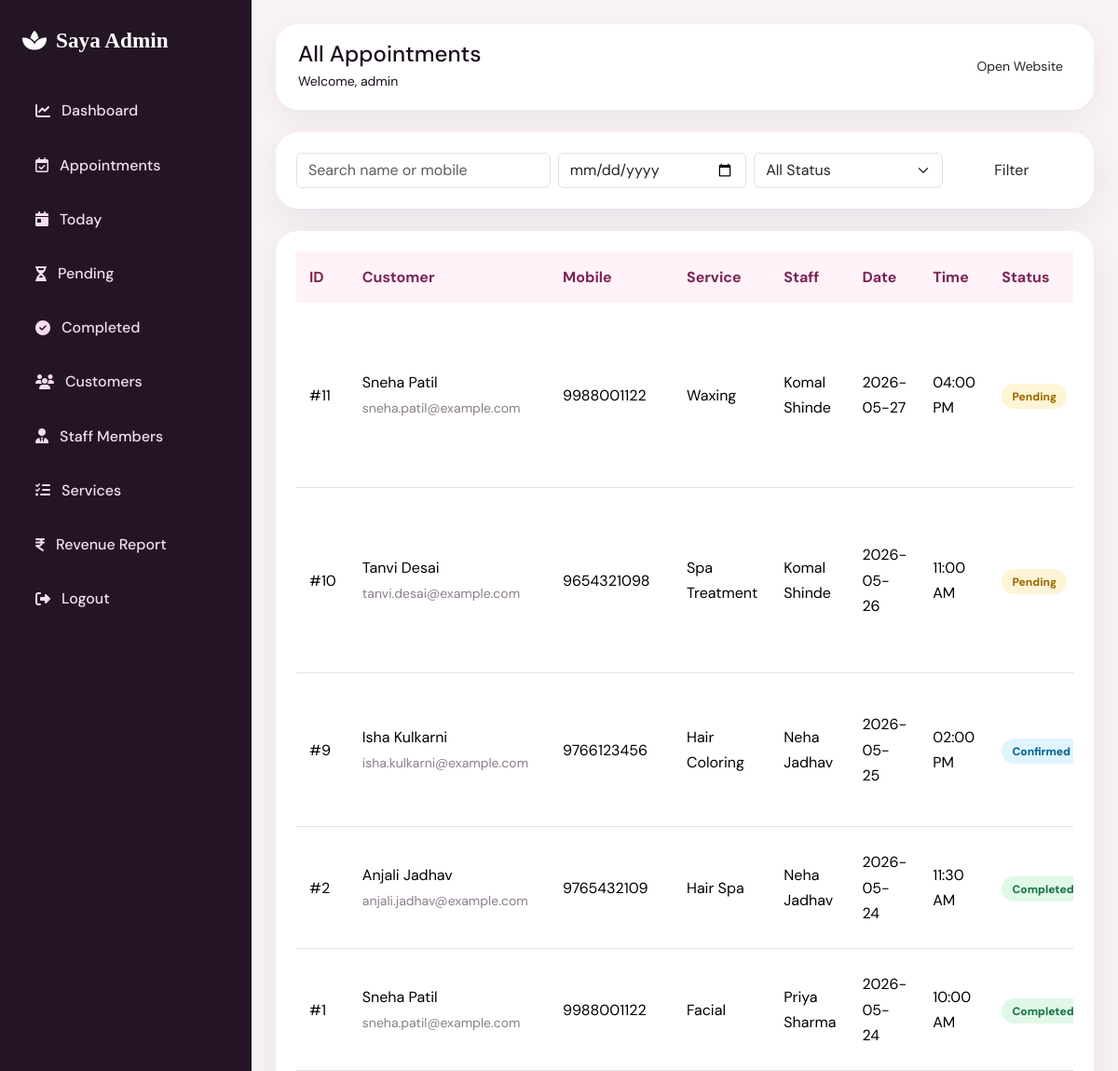
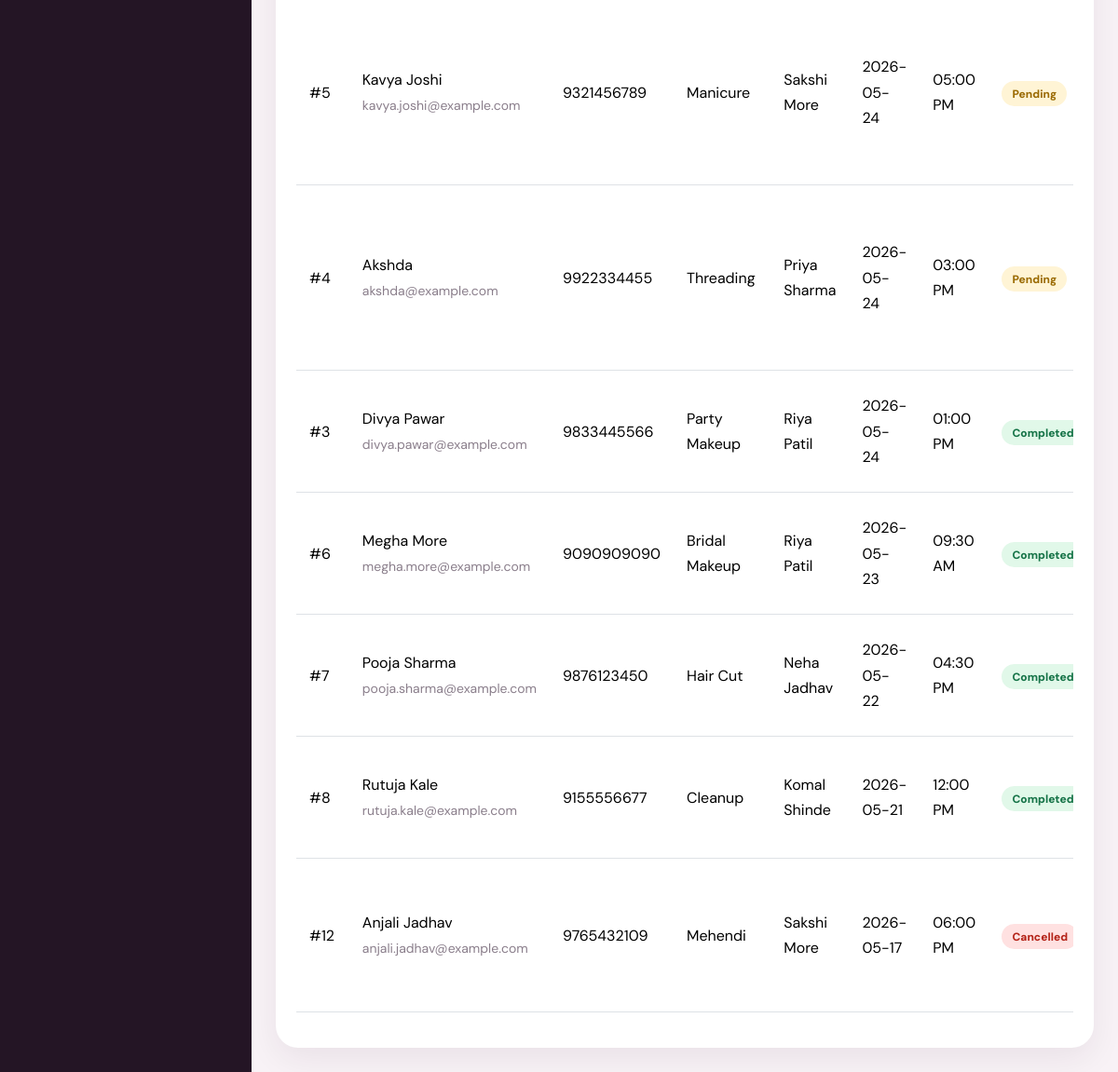
The app's page /appointments (signed in) with its own data (2 pictures, top to bottom).
### tables this page shows
CREATE TABLE appointments (
            id INTEGER PRIMARY KEY AUTOINCREMENT,
            customer_name TEXT NOT NULL,
            mobile TEXT NOT NULL,
            email TEXT,
            service_id INTEGER,
            staff_id INTEGER,
            appointment_date TEXT NOT NULL,
            appointment_time TEXT NOT NULL,
            message TEXT,
            status TEXT NOT NULL DEFAULT 'Pending',
            created_at TEXT NOT NULL,
            FOREIGN KEY(service_id) REFERENCES services(id),
            FOREIGN KEY(staff_id) REFERENCES staff(id)
        );

CREATE TABLE services (
            id INTEGER PRIMARY KEY AUTOINCREMENT,
            name TEXT NOT NULL,
            category TEXT NOT NULL,
            description TEXT,
            price REAL NOT NULL DEFAULT 0,
            duration TEXT,
            status TEXT NOT NULL DEFAULT 'Active',
            created_at TEXT NOT NULL
        );

CREATE TABLE staff (
            id INTEGER PRIMARY KEY AUTOINCREMENT,
            name TEXT NOT NULL,
            mobile TEXT,
            email TEXT,
            role TEXT NOT NULL,
            specialization TEXT,
            experience TEXT,
            salary REAL DEFAULT 0,
            joining_date TEXT,
            status TEXT NOT NULL DEFAULT 'Active',
            created_at TEXT NOT NULL
        );

### app.py (the view)
@app.route("/appointments")
@login_required
def appointments():
    search = request.args.get("search", "").strip()
    status = request.args.get("status", "").strip()
    app_date = request.args.get("date", "").strip()
    where = ["1=1"]
    params = []
    if search:
        where.append("(a.customer_name LIKE ? OR a.mobile LIKE ?)")
        params += [f"%{search}%", f"%{search}%"]
    if status:
        where.append("a.status=?")
        params.append(status)
    if app_date:
        where.append("a.appointment_date=?")
        params.append(app_date)
    rows = appointment_query(" AND ".join(where), tuple(params))
    return render_template("admin/appointments.html", appointments=rows, title="All Appointments")

### app.py (called while the page is built)
def login_required(view_func):
    @wraps(view_func)
    def wrapper(*args, **kwargs):
        if "user_id" not in session:
            flash("Please login to access manager dashboard.", "warning")
            return redirect(url_for("login"))
        return view_func(*args, **kwargs)
    return wrapper

def query_all(sql, params=()):
    conn = get_db_connection()
    rows = conn.execute(sql, params).fetchall()
    conn.close()
    return rows

@app.context_processor
def inject_now():
    return {"today_date": date.today().isoformat(), "current_year": datetime.now().year}

def appointment_query(where="1=1", params=()):
    return query_all(f"""
        SELECT a.*, s.name AS service_name, s.price AS service_price, st.name AS staff_name
        FROM appointments a
        LEFT JOIN services s ON a.service_id=s.id
        LEFT JOIN staff st ON a.staff_id=st.id
        WHERE {where}
        ORDER BY a.appointment_date DESC, a.appointment_time DESC
    """, params)

### database.py (called while the page is built)
def get_db_connection():
    os.makedirs(DB_DIR, exist_ok=True)
    conn = sqlite3.connect(DB_PATH)
    conn.row_factory = sqlite3.Row
    return conn

### templates/admin/appointments.html (shortened to what this page needs)
{% extends 'admin/admin_base.html' %}
{% block page_title %}{{ title or 'Appointments' }}{% endblock %}
{% block admin_content %}
<div class="panel mb-4">
  <form class="row g-2">
    <div class="col-md-4"><input class="form-control" name="search" placeholder="Search name or mobile" value="{{ request.args.get('search','') }}"></div>
    <div class="col-md-3"><input class="form-control" type="date" name="date" value="{{ request.args.get('date','') }}"></div>
    <div class="col-md-3"><select class="form-select" name="status"><option value="">All Status</option></select></div>
    <div class="col-md-2"><button class="btn btn-rose w-100">Filter</button></div>
  </form>
</div>
<div class="panel">{% include 'admin/partials/appointment_table.html' %}</div>
{% endblock %}

### templates/admin/partials/appointment_table.html (shortened to what this page needs)
<div class="table-responsive">
  <table class="table align-middle admin-table">
    <thead><tr><th>ID</th><th>Customer</th><th>Mobile</th><th>Service</th><th>Staff</th><th>Date</th><th>Time</th><th>Status</th><th>Action</th></tr></thead>
    <tbody>
    {% set rows = appointments if appointments is defined else recent %}
    {% for a in rows %}
      <tr>
        <td>#{{ a.id }}</td><td>{{ a.customer_name }}<br><small>{{ a.email }}</small></td><td>{{ a.mobile }}</td><td>{{ a.service_name or '-' }}</td><td>{{ a.staff_name or 'Any' }}</td><td>{{ a.appointment_date }}</td><td>{{ a.appointment_time }}</td>
        <td><span class="status status-{{ a.status|lower }}">{{ a.status }}</span></td>
      </tr>
    {% else %}
      <tr><td colspan="9" class="text-center text-muted py-4">No appointments found.</td></tr>
    {% endfor %}
    </tbody>
  </table>
</div>

### static/css/style.css (style rules this page uses)
:root { --plum: #2c0d2e; --plum-mid: #4a1550; --rose: #c8416b; --rose-lt: #e8758c; --gold: #c9983e; --gold-lt: #e8c97a; --cream: #fdf6ee; --petal: #fff0f5; --ink: #1a0d1c; --muted: #7e6b82; --white: #ffffff; --glass: rgba(255,255,255,0.72); --shadow-sm: 0 4px 20px rgba(44,13,46,.08); --shadow-md: 0 12px 40px rgba(44,13,46,.13); --shadow-lg: 0 30px 80px rgba(44,13,46,.18); --radius-sm: 14px; --radius-md: 24px; --radius-lg: 40px; --font-display: 'Cormorant Garamond', Georgia, serif; --font-script: 'Pinyon Script', cursive; --font-body: 'DM Sans', sans-serif; --transition: all 0.35s cubic-bezier(.4,0,.2,1); }
*, *::before, *::after { box-sizing: border-box; margin: 0; padding: 0; }
html { scroll-behavior: smooth; }
body { font-family: var(--font-body); color: var(--ink); background: var(--cream); overflow-x: hidden; font-size: 16px; line-height: 1.7; }

### static/css/dashboard.css (style rules this page uses)
body { background:#f8f2f6 }
.stat-card,.panel { background:#fff;border-radius:24px;padding:22px;box-shadow:0 12px 35px rgba(37,21,38,.07) }
.admin-table thead th { background:#fff2f8;color:#7b2554;border:0 }
.admin-table td,.admin-table th { padding:14px;vertical-align:middle }
.admin-table small { color:#8a7e8b }
.status { padding:.35rem .7rem;border-radius:999px;font-size:.75rem;font-weight:800 }
.status-pending { background:#fff4d5;color:#9a6a00 }
.status-confirmed { background:#dff4ff;color:#006290 }
.status-completed,.status-active { background:#e1f8e9;color:#157347 }
.status-cancelled,.status-inactive { background:#ffe1e1;color:#b42318 }

### records on screen
appointments: id "11", customer_name "Sneha Patil", email "sneha.patil@example.com", mobile "9988001122", name "Waxing", name "Komal Shinde", appointment_date "2026-05-27", appointment_time "04:00 PM", status "Pending"
appointments: id "10", customer_name "Tanvi Desai", email "tanvi.desai@example.com", mobile "9654321098", name "Spa Treatment", name "Komal Shinde", appointment_date "2026-05-26", appointment_time "11:00 AM", status "Pending"
appointments: id "9", customer_name "Isha Kulkarni", email "isha.kulkarni@example.com", mobile "9766123456", name "Hair Coloring", name "Neha Jadhav", appointment_date "2026-05-25", appointment_time "02:00 PM", status "Confirmed"
appointments: id "2", customer_name "Anjali Jadhav", email "anjali.jadhav@example.com", mobile "9765432109", name "Hair Spa", name "Neha Jadhav", appointment_date "2026-05-24", appointment_time "11:30 AM", status "Completed"
appointments: id "1", customer_name "Sneha Patil", email "sneha.patil@example.com", mobile "9988001122", name "Facial", name "Priya Sharma", appointment_date "2026-05-24", appointment_time "10:00 AM", status "Completed"
appointments: id "5", customer_name "Kavya Joshi", email "kavya.joshi@example.com", mobile "9321456789", name "Manicure", name "Sakshi More", appointment_date "2026-05-24", appointment_time "05:00 PM", status "Pending"
appointments: id "4", customer_name "Akshda", email "akshda@example.com", mobile "9922334455", name "Threading", name "Priya Sharma", appointment_date "2026-05-24", appointment_time "03:00 PM", status "Pending"
appointments: id "3", customer_name "Divya Pawar", email "divya.pawar@example.com", mobile "9833445566", name "Party Makeup", name "Riya Patil", appointment_date "2026-05-24", appointment_time "01:00 PM", status "Completed"
appointments: id "6", customer_name "Megha More", email "megha.more@example.com", mobile "9090909090", name "Bridal Makeup", name "Riya Patil", appointment_date "2026-05-23", appointment_time "09:30 AM", status "Completed"
appointments: id "7", customer_name "Pooja Sharma", email "pooja.sharma@example.com", mobile "9876123450", name "Hair Cut", name "Neha Jadhav", appointment_date "2026-05-22", appointment_time "04:30 PM", status "Completed"
appointments: id "8", customer_name "Rutuja Kale", email "rutuja.kale@example.com", mobile "9155556677", name "Cleanup", name "Komal Shinde", appointment_date "2026-05-21", appointment_time "12:00 PM", status "Completed"
appointments: id "12", customer_name "Anjali Jadhav", email "anjali.jadhav@example.com", mobile "9765432109", name "Mehendi", name "Sakshi More", appointment_date "2026-05-17", appointment_time "06:00 PM", status "Cancelled"

### other values on screen
{{ title or 'Appointments' }} "All Appointments"
{{ session.username }} "admin"
